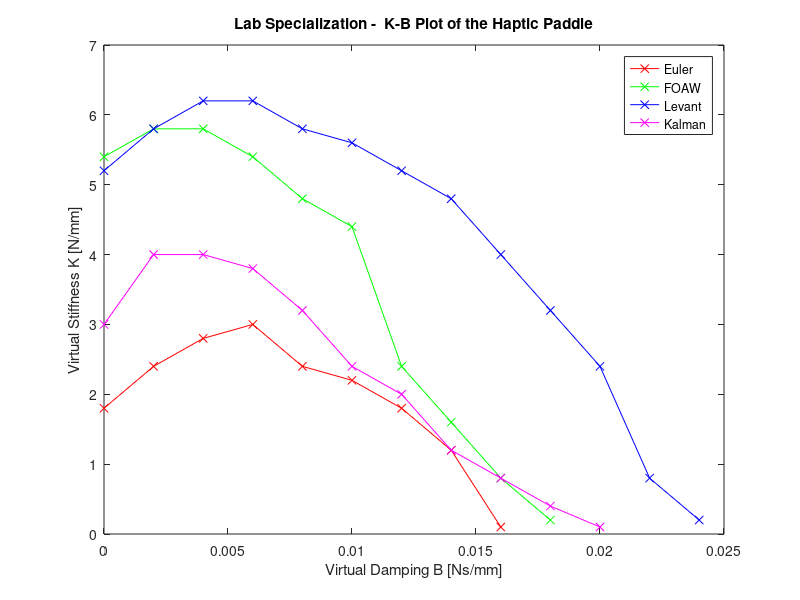

Source code (MATLAB):
%% Haptic Human Robot Interface
close all; clear all; clc;

addpath('logs');

%% Lab Specialization K-B PLOTS

B_50hz = [0.000,0.002,0.004,0.006,0.008,0.010,0.012,0.014,0.016];
K_50hz = [1.8,2.4,2.8,3.0,2.4,2.2,1.8,1.2,0.1];
B_50hz_foaw = [0.000,0.002,0.004,0.006,0.008,0.010,0.012,0.014,0.016,0.018];
K_50hz_foaw = [5.4,5.8,5.8,5.4,4.8,4.4,2.4,1.6,0.8,0.2];
B_50hz_levant = [0.000,0.002,0.004,0.006,0.008,0.010,0.012,0.014,0.016,0.018,0.020,0.022,0.024];
K_50hz_levant = [5.2,5.8,6.2,6.2,5.8,5.6,5.2,4.8,4.0,3.2,2.4,0.8,0.2];
B_50hz_kalman = [0.000,0.002,0.004,0.006,0.008,0.010,0.012,0.014,0.016,0.018,0.020];
K_50hz_kalman = [3.0,4.0,4.0,3.8,3.2,2.4,2.0,1.2,0.8,0.4,0.1]; % the limit is way smoother, delimitation not as clear as for the others


figure;
plot(B_50hz, K_50hz, 'r-x',...
     B_50hz_foaw, K_50hz_foaw, 'g-x',...
     B_50hz_levant, K_50hz_levant, 'b-x',...
     B_50hz_kalman, K_50hz_kalman, 'm-x');
title('Lab Specialization -  K-B Plot of the Haptic Paddle');
legend('Euler','FOAW','Levant','Kalman');
xlabel('Virtual Damping B [Ns/mm]');
ylabel('Virtual Stiffness K [N/mm]');


